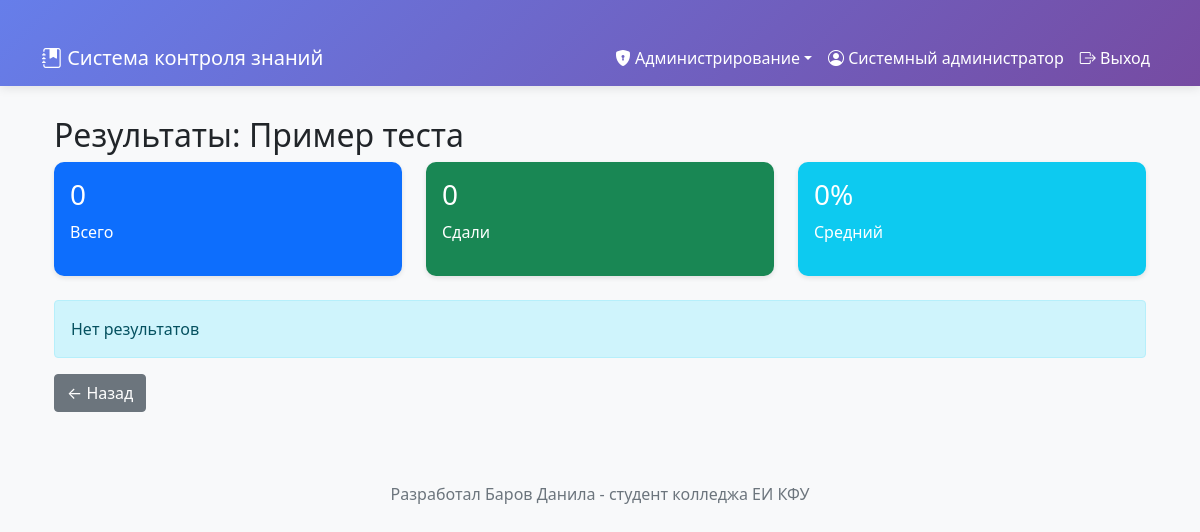
The page /admin/test/2/results (signed in) on the database as committed earlier.
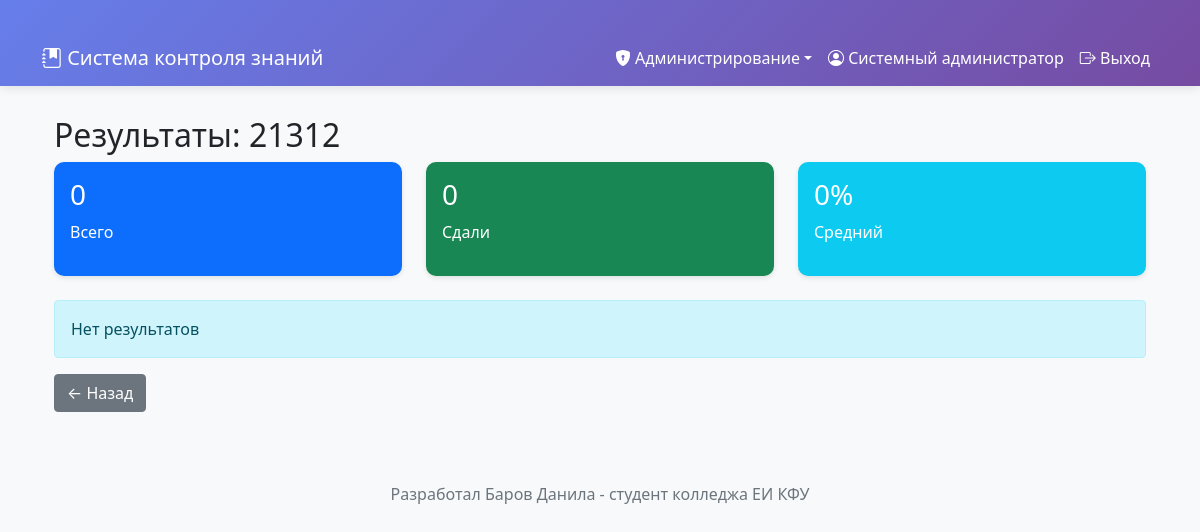
The same page on the database as committed later.
### tables this page shows
CREATE TABLE tests (
                    id INTEGER PRIMARY KEY AUTOINCREMENT,
                    title TEXT NOT NULL,
                    description TEXT,
                    created_by INTEGER NOT NULL,
                    target_groups TEXT,
                    is_active BOOLEAN DEFAULT 1,
                    created_at TIMESTAMP DEFAULT CURRENT_TIMESTAMP,
                    FOREIGN KEY (created_by) REFERENCES users (id)
                );

### app.py (the view)
@app.route('/admin/test/<int:test_id>/results')
@login_required
@role_required('admin')
def admin_test_results(test_id):
    with db.get_connection() as conn:
        cursor = conn.cursor()
        cursor.execute('SELECT * FROM tests WHERE id=?', (test_id,))
        test = cursor.fetchone()
        if not test:
            return "Тест не найден", 404
        cursor.execute('''
            SELECT tr.*, u.full_name, u.username, u.group_name
            FROM test_results tr
            JOIN users u ON tr.student_id = u.id
            WHERE tr.test_id = ?
            ORDER BY tr.percentage DESC
        ''', (test_id,))
        results = cursor.fetchall()
        if results:
            avg_percentage = sum(r['percentage'] for r in results) / len(results)
            passed = sum(1 for r in results if r['percentage'] >= 60)
            total = len(results)
        else:
            avg_percentage = 0
            passed = 0
            total = 0
    return render_template('admin/test_results.html',
                         test=test,
                         results=results,
                         avg_percentage=round(avg_percentage, 1),
                         passed=passed,
                         total=total)

### auth.py (called while the page is built)
def login_required(f):
    @wraps(f)
    def decorated_function(*args, **kwargs):
        if 'user_id' not in session:
            flash('Пожалуйста, авторизуйтесь', 'warning')
            return redirect(url_for('login'))
        return f(*args, **kwargs)
    return decorated_function

def role_required(*roles):
    def decorator(f):
        @wraps(f)
        def decorated_function(*args, **kwargs):
            if 'role' not in session or session['role'] not in roles:
                flash('У вас нет доступа к этой странице', 'danger')
                return redirect(url_for('dashboard'))
            return f(*args, **kwargs)
        return decorated_function
    return decorator

### database.py (called while the page is built)
    @contextmanager
    def get_connection(self):
        conn = sqlite3.connect(self.db_path)
        conn.row_factory = sqlite3.Row
        try:
            yield conn
            conn.commit()
        except Exception as e:
            conn.rollback()
            raise e
        finally:
            conn.close()

### templates/admin/test_results.html
{% extends "base.html" %}
{% block content %}
<div class="container">
    <h2>Результаты: {{ test.title }}</h2>
    <div class="row mb-4">
        <div class="col-md-4"><div class="card bg-primary text-white"><div class="card-body"><h3>{{ total }}</h3><p>Всего</p></div></div></div>
        <div class="col-md-4"><div class="card bg-success text-white"><div class="card-body"><h3>{{ passed }}</h3><p>Сдали</p></div></div></div>
        <div class="col-md-4"><div class="card bg-info text-white"><div class="card-body"><h3>{{ avg_percentage }}%</h3><p>Средний</p></div></div></div>
    </div>
    {% if results %}
    <table class="table table-hover"><thead class="table-dark"><tr><th>Студент</th><th>Группа</th><th>Баллы</th><th>Результат</th><th>Дата</th><th>Детали</th></tr></thead><tbody>{% for r in results %}<tr><td>{{ r.full_name }}</td><td>{{ r.group_name or '-' }}</td><td>{{ r.score }}/{{ r.max_score }}</td><td><div class="progress"><div class="progress-bar" style="width:{{ r.percentage }}%">{{ "%.1f"|format(r.percentage) }}%</div></div></td><td>{{ r.completed_at[:16] }}</td><td><a href="{{ url_for('admin_student_result_detail', result_id=r.id) }}" class="btn btn-sm btn-info">Подробнее</a></td></tr>{% endfor %}</tbody></table>
    {% else %}<div class="alert alert-info">Нет результатов</div>{% endif %}
    <a href="{{ url_for('admin_tests') }}" class="btn btn-secondary">← Назад</a>
</div>
{% endblock %}

Rows that differ between the two databases and show on the page:
changed tests: title "Пример теста" → "21312"
